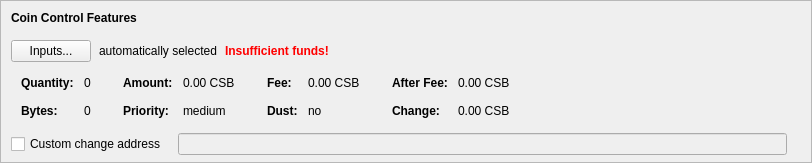
    <widget class="QFrame" name="frameCoinControl">
     <property name="sizePolicy">
      <sizepolicy hsizetype="Expanding" vsizetype="Expanding">
       <horstretch>0</horstretch>
       <verstretch>0</verstretch>
      </sizepolicy>
     </property>
     <property name="maximumSize">
      <size>
       <width>16777215</width>
       <height>16777215</height>
      </size>
     </property>
     <property name="frameShape">
      <enum>QFrame::StyledPanel</enum>
     </property>
     <property name="frameShadow">
      <enum>QFrame::Sunken</enum>
     </property>
     <layout class="QVBoxLayout" name="verticalLayoutCoinControl2">
      <property name="spacing">
       <number>0</number>
      </property>
      <property name="leftMargin">
       <number>0</number>
      </property>
      <property name="topMargin">
       <number>0</number>
      </property>
      <property name="rightMargin">
       <number>0</number>
      </property>
      <property name="bottomMargin">
       <number>6</number>
      </property>
      <item>
       <layout class="QVBoxLayout" name="verticalLayoutCoinControl" stretch="0,0,0,0,1">
        <property name="spacing">
         <number>0</number>
        </property>
        <property name="leftMargin">
         <number>10</number>
        </property>
        <property name="topMargin">
         <number>10</number>
        </property>
        <item>
         <layout class="QHBoxLayout" name="horizontalLayoutCoinControl1">
          <property name="bottomMargin">
           <number>15</number>
          </property>
          <item>
           <widget class="QLabel" name="labelCoinControlFeatures">
            <property name="sizePolicy">
             <sizepolicy hsizetype="Preferred" vsizetype="Maximum">
              <horstretch>0</horstretch>
              <verstretch>0</verstretch>
             </sizepolicy>
            </property>
            <property name="font">
             <font>
              <weight>75</weight>
              <bold>true</bold>
             </font>
            </property>
            <property name="styleSheet">
             <string notr="true">font-weight:bold;</string>
            </property>
            <property name="text">
             <string>Coin Control Features</string>
            </property>
           </widget>
          </item>
         </layout>
        </item>
        <item>
         <layout class="QHBoxLayout" name="horizontalLayoutCoinControl2" stretch="0,0,0,0">
          <property name="spacing">
           <number>8</number>
          </property>
          <property name="bottomMargin">
           <number>10</number>
          </property>
          <item>
           <widget class="QPushButton" name="pushButtonCoinControl">
            <property name="styleSheet">
             <string notr="true"/>
            </property>
            <property name="text">
             <string>Inputs...</string>
            </property>
            <property name="autoDefault">
             <bool>false</bool>
            </property>
           </widget>
          </item>
          <item>
           <widget class="QLabel" name="labelCoinControlAutomaticallySelected">
            <property name="text">
             <string>automatically selected</string>
            </property>
            <property name="margin">
             <number>5</number>
            </property>
           </widget>
          </item>
          <item>
           <widget class="QLabel" name="labelCoinControlInsuffFunds">
            <property name="font">
             <font>
              <weight>75</weight>
              <bold>true</bold>
             </font>
            </property>
            <property name="styleSheet">
             <string notr="true">color:red;font-weight:bold;</string>
            </property>
            <property name="text">
             <string>Insufficient funds!</string>
            </property>
            <property name="margin">
             <number>5</number>
            </property>
           </widget>
          </item>
          <item>
           <spacer name="horizontalSpacerCoinControl">
            <property name="orientation">
             <enum>Qt::Horizontal</enum>
            </property>
            <property name="sizeHint" stdset="0">
             <size>
              <width>40</width>
              <height>1</height>
             </size>
            </property>
           </spacer>
          </item>
         </layout>
        </item>
        <item>
         <widget class="QWidget" name="widgetCoinControl" native="true">
          <property name="sizePolicy">
           <sizepolicy hsizetype="Preferred" vsizetype="Preferred">
            <horstretch>0</horstretch>
            <verstretch>0</verstretch>
           </sizepolicy>
          </property>
          <property name="minimumSize">
           <size>
            <width>0</width>
            <height>0</height>
           </size>
          </property>
          <property name="styleSheet">
           <string notr="true"/>
          </property>
          <layout class="QHBoxLayout" name="horizontalLayoutCoinControl5">
           <property name="leftMargin">
            <number>0</number>
           </property>
           <property name="topMargin">
            <number>0</number>
           </property>
           <property name="rightMargin">
            <number>0</number>
           </property>
           <property name="bottomMargin">
            <number>0</number>
           </property>
           <item>
            <layout class="QHBoxLayout" name="horizontalLayoutCoinControl3" stretch="0,0,0,1">
             <property name="spacing">
              <number>20</number>
             </property>
             <property name="topMargin">
              <number>0</number>
             </property>
             <property name="bottomMargin">
              <number>10</number>
             </property>
             <item>
              <layout class="QFormLayout" name="formLayoutCoinControl1">
               <property name="horizontalSpacing">
                <number>10</number>
               </property>
               <property name="verticalSpacing">
                <number>14</number>
               </property>
               <property name="leftMargin">
                <number>10</number>
               </property>
               <property name="topMargin">
                <number>4</number>
               </property>
               <property name="rightMargin">
                <number>6</number>
               </property>
               <item row="0" column="0">
                <widget class="QLabel" name="labelCoinControlQuantityText">
                 <property name="font">
                  <font>
                   <weight>75</weight>
                   <bold>true</bold>
                  </font>
                 </property>
                 <property name="text">
                  <string>Quantity:</string>
                 </property>
                 <property name="margin">
                  <number>0</number>
                 </property>
                </widget>
               </item>
               <item row="0" column="1">
                <widget class="QLabel" name="labelCoinControlQuantity">
                 <property name="cursor">
                  <cursorShape>IBeamCursor</cursorShape>
                 </property>
                 <property name="contextMenuPolicy">
                  <enum>Qt::ActionsContextMenu</enum>
                 </property>
                 <property name="text">
                  <string notr="true">0</string>
                 </property>
                 <property name="margin">
                  <number>0</number>
                 </property>
                 <property name="textInteractionFlags">
                  <set>Qt::LinksAccessibleByMouse|Qt::TextSelectableByKeyboard|Qt::TextSelectableByMouse</set>
                 </property>
                </widget>
               </item>
               <item row="1" column="0">
                <widget class="QLabel" name="labelCoinControlBytesText">
                 <property name="font">
                  <font>
                   <weight>75</weight>
                   <bold>true</bold>
                  </font>
                 </property>
                 <property name="text">
                  <string>Bytes:</string>
                 </property>
                </widget>
               </item>
               <item row="1" column="1">
                <widget class="QLabel" name="labelCoinControlBytes">
                 <property name="cursor">
                  <cursorShape>IBeamCursor</cursorShape>
                 </property>
                 <property name="contextMenuPolicy">
                  <enum>Qt::ActionsContextMenu</enum>
                 </property>
                 <property name="text">
                  <string notr="true">0</string>
                 </property>
                 <property name="textInteractionFlags">
                  <set>Qt::LinksAccessibleByMouse|Qt::TextSelectableByKeyboard|Qt::TextSelectableByMouse</set>
                 </property>
                </widget>
               </item>
              </layout>
             </item>
             <item>
              <layout class="QFormLayout" name="formLayoutCoinControl2">
               <property name="horizontalSpacing">
                <number>10</number>
               </property>
               <property name="verticalSpacing">
                <number>14</number>
               </property>
               <property name="leftMargin">
                <number>6</number>
               </property>
               <property name="topMargin">
                <number>4</number>
               </property>
               <property name="rightMargin">
                <number>6</number>
               </property>
               <item row="0" column="0">
                <widget class="QLabel" name="labelCoinControlAmountText">
                 <property name="font">
                  <font>
                   <weight>75</weight>
                   <bold>true</bold>
                  </font>
                 </property>
                 <property name="text">
                  <string>Amount:</string>
                 </property>
                 <property name="margin">
                  <number>0</number>
                 </property>
                </widget>
               </item>
               <item row="0" column="1">
                <widget class="QLabel" name="labelCoinControlAmount">
                 <property name="cursor">
                  <cursorShape>IBeamCursor</cursorShape>
                 </property>
                 <property name="contextMenuPolicy">
                  <enum>Qt::ActionsContextMenu</enum>
                 </property>
                 <property name="text">
                  <string notr="true">0.00 CSB</string>
                 </property>
                 <property name="textInteractionFlags">
                  <set>Qt::LinksAccessibleByMouse|Qt::TextSelectableByKeyboard|Qt::TextSelectableByMouse</set>
                 </property>
                </widget>
               </item>
               <item row="1" column="0">
                <widget class="QLabel" name="labelCoinControlPriorityText">
                 <property name="font">
                  <font>
                   <weight>75</weight>
                   <bold>true</bold>
                  </font>
                 </property>
                 <property name="text">
                  <string>Priority:</string>
                 </property>
                </widget>
               </item>
               <item row="1" column="1">
                <widget class="QLabel" name="labelCoinControlPriority">
                 <property name="cursor">
                  <cursorShape>IBeamCursor</cursorShape>
                 </property>
                 <property name="contextMenuPolicy">
                  <enum>Qt::ActionsContextMenu</enum>
                 </property>
                 <property name="text">
                  <string notr="true">medium</string>
                 </property>
                 <property name="textInteractionFlags">
                  <set>Qt::LinksAccessibleByMouse|Qt::TextSelectableByKeyboard|Qt::TextSelectableByMouse</set>
                 </property>
                </widget>
               </item>
              </layout>
             </item>
             <item>
              <layout class="QFormLayout" name="formLayoutCoinControl3">
               <property name="horizontalSpacing">
                <number>10</number>
               </property>
               <property name="verticalSpacing">
                <number>14</number>
               </property>
               <property name="leftMargin">
                <number>6</number>
               </property>
               <property name="topMargin">
                <number>4</number>
               </property>
               <property name="rightMargin">
                <number>6</number>
               </property>
               <item row="0" column="0">
                <widget class="QLabel" name="labelCoinControlFeeText">
                 <property name="font">
                  <font>
                   <weight>75</weight>
                   <bold>true</bold>
                  </font>
                 </property>
                 <property name="text">
                  <string>Fee:</string>
                 </property>
                 <property name="margin">
                  <number>0</number>
                 </property>
                </widget>
               </item>
               <item row="0" column="1">
                <widget class="QLabel" name="labelCoinControlFee">
                 <property name="cursor">
                  <cursorShape>IBeamCursor</cursorShape>
                 </property>
                 <property name="contextMenuPolicy">
                  <enum>Qt::ActionsContextMenu</enum>
                 </property>
                 <property name="text">
                  <string notr="true">0.00 CSB</string>
                 </property>
                 <property name="textInteractionFlags">
                  <set>Qt::LinksAccessibleByMouse|Qt::TextSelectableByKeyboard|Qt::TextSelectableByMouse</set>
                 </property>
                </widget>
               </item>
               <item row="1" column="0">
                <widget class="QLabel" name="labelCoinControlLowOutputText">
                 <property name="font">
                  <font>
                   <weight>75</weight>
                   <bold>true</bold>
                  </font>
                 </property>
                 <property name="text">
                  <string>Dust:</string>
                 </property>
                </widget>
               </item>
               <item row="1" column="1">
                <widget class="QLabel" name="labelCoinControlLowOutput">
                 <property name="cursor">
                  <cursorShape>IBeamCursor</cursorShape>
                 </property>
                 <property name="contextMenuPolicy">
                  <enum>Qt::ActionsContextMenu</enum>
                 </property>
                 <property name="text">
                  <string notr="true">no</string>
                 </property>
                 <property name="textInteractionFlags">
                  <set>Qt::LinksAccessibleByMouse|Qt::TextSelectableByKeyboard|Qt::TextSelectableByMouse</set>
                 </property>
                </widget>
               </item>
              </layout>
             </item>
             <item>
              <layout class="QFormLayout" name="formLayoutCoinControl4">
               <property name="horizontalSpacing">
                <number>10</number>
               </property>
               <property name="verticalSpacing">
                <number>14</number>
               </property>
               <property name="leftMargin">
                <number>6</number>
               </property>
               <property name="topMargin">
                <number>4</number>
               </property>
               <property name="rightMargin">
                <number>6</number>
               </property>
               <item row="0" column="0">
                <widget class="QLabel" name="labelCoinControlAfterFeeText">
                 <property name="font">
                  <font>
                   <weight>75</weight>
                   <bold>true</bold>
                  </font>
                 </property>
                 <property name="text">
                  <string>After Fee:</string>
                 </property>
                 <property name="margin">
                  <number>0</number>
                 </property>
                </widget>
               </item>
               <item row="0" column="1">
                <widget class="QLabel" name="labelCoinControlAfterFee">
                 <property name="cursor">
                  <cursorShape>IBeamCursor</cursorShape>
                 </property>
                 <property name="contextMenuPolicy">
                  <enum>Qt::ActionsContextMenu</enum>
                 </property>
                 <property name="text">
                  <string notr="true">0.00 CSB</string>
                 </property>
                 <property name="textInteractionFlags">
                  <set>Qt::LinksAccessibleByMouse|Qt::TextSelectableByKeyboard|Qt::TextSelectableByMouse</set>
                 </property>
                </widget>
               </item>
               <item row="1" column="0">
                <widget class="QLabel" name="labelCoinControlChangeText">
                 <property name="font">
                  <font>
                   <weight>75</weight>
                   <bold>true</bold>
                  </font>
                 </property>
                 <property name="text">
                  <string>Change:</string>
                 </property>
                </widget>
               </item>
               <item row="1" column="1">
                <widget class="QLabel" name="labelCoinControlChange">
                 <property name="cursor">
                  <cursorShape>IBeamCursor</cursorShape>
                 </property>
                 <property name="contextMenuPolicy">
                  <enum>Qt::ActionsContextMenu</enum>
                 </property>
                 <property name="text">
                  <string notr="true">0.00 CSB</string>
                 </property>
                 <property name="textInteractionFlags">
                  <set>Qt::LinksAccessibleByMouse|Qt::TextSelectableByKeyboard|Qt::TextSelectableByMouse</set>
                 </property>
                </widget>
               </item>
              </layout>
             </item>
            </layout>
           </item>
          </layout>
         </widget>
        </item>
        <item>
         <layout class="QHBoxLayout" name="horizontalLayoutCoinControl4" stretch="0,0,0">
          <property name="spacing">
           <number>12</number>
          </property>
          <property name="sizeConstraint">
           <enum>QLayout::SetDefaultConstraint</enum>
          </property>
          <property name="topMargin">
           <number>5</number>
          </property>
          <property name="rightMargin">
           <number>5</number>
          </property>
          <item>
           <widget class="QCheckBox" name="checkBoxCoinControlChange">
            <property name="toolTip">
             <string>If this is activated, but the change address is empty or invalid, change will be sent to a newly generated address.</string>
            </property>
            <property name="text">
             <string>Custom change address</string>
            </property>
           </widget>
          </item>
          <item>
           <widget class="QValidatedLineEdit" name="lineEditCoinControlChange">
            <property name="enabled">
             <bool>false</bool>
            </property>
            <property name="sizePolicy">
             <sizepolicy hsizetype="Expanding" vsizetype="Fixed">
              <horstretch>0</horstretch>
              <verstretch>0</verstretch>
             </sizepolicy>
            </property>
           </widget>
          </item>
          <item>
           <widget class="QLabel" name="labelCoinControlChangeLabel">
            <property name="sizePolicy">
             <sizepolicy hsizetype="Preferred" vsizetype="Expanding">
              <horstretch>0</horstretch>
              <verstretch>0</verstretch>
             </sizepolicy>
            </property>
            <property name="minimumSize">
             <size>
              <width>0</width>
              <height>0</height>
             </size>
            </property>
            <property name="text">
             <string/>
            </property>
            <property name="margin">
             <number>3</number>
            </property>
           </widget>
          </item>
         </layout>
        </item>
        <item>
         <spacer name="verticalSpacerCoinControl">
          <property name="orientation">
           <enum>Qt::Vertical</enum>
          </property>
          <property name="sizeHint" stdset="0">
           <size>
            <width>800</width>
            <height>1</height>
           </size>
          </property>
         </spacer>
        </item>
       </layout>
      </item>
     </layout>
    </widget>
